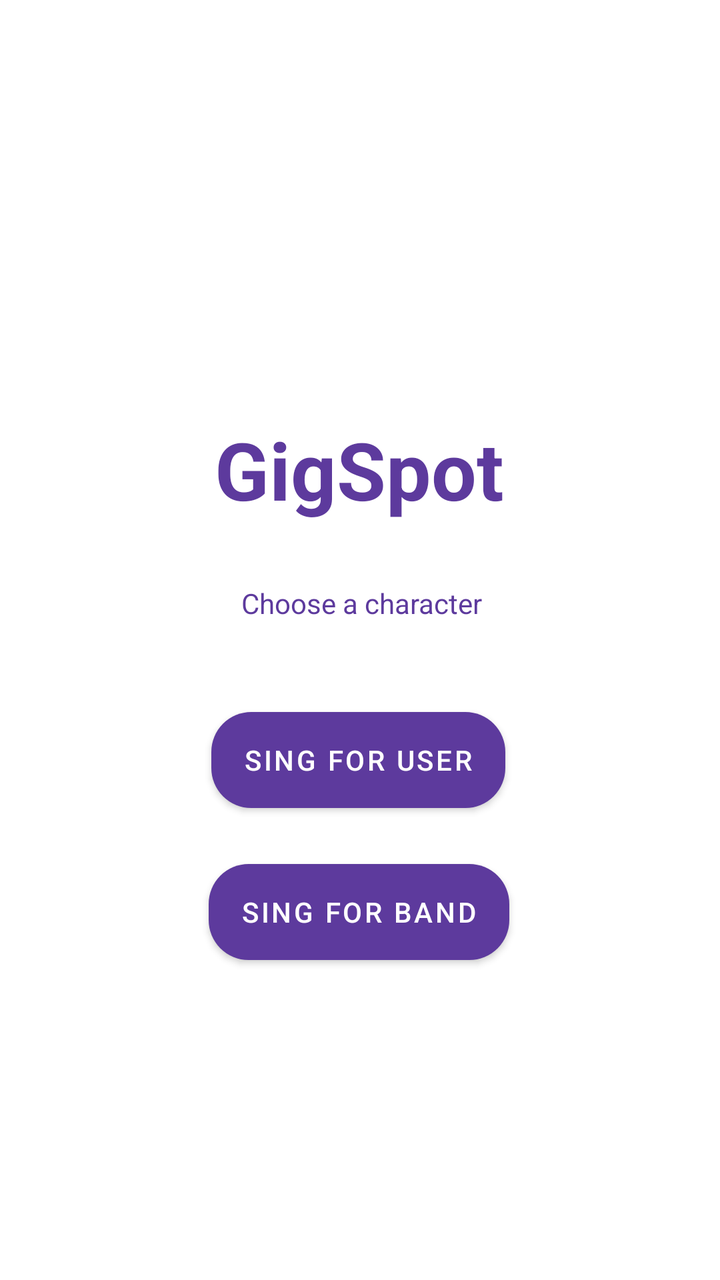
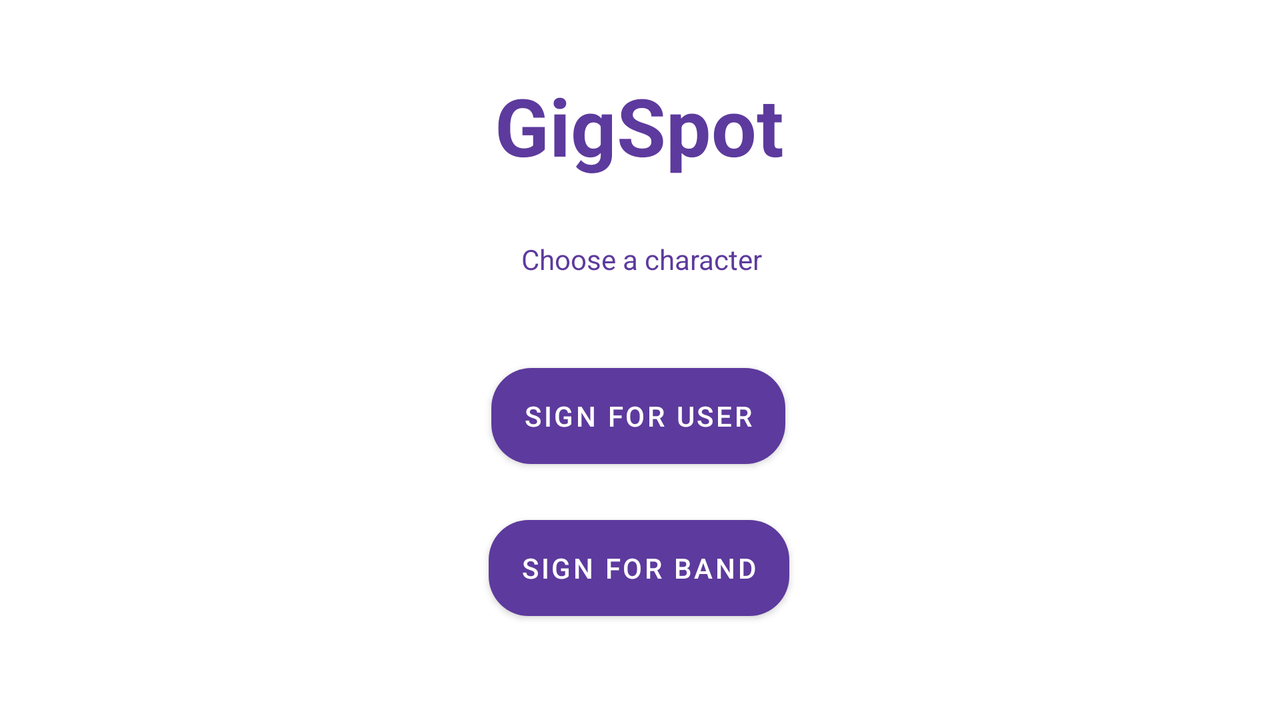

An Android layout and its configuration variant, each rendered on a device that would load it. The default file and the variant file are quoted in full after the pictures.
<!-- AndroidManifest.xml: application theme Theme.MyApplication -->
<!-- res/layout/activity_register_user_band.xml -->
<?xml version="1.0" encoding="utf-8"?>
<androidx.constraintlayout.widget.ConstraintLayout xmlns:android="http://schemas.android.com/apk/res/android"
    xmlns:app="http://schemas.android.com/apk/res-auto"
    xmlns:tools="http://schemas.android.com/tools"
    android:layout_width="match_parent"
    android:layout_height="match_parent"
    android:background="@color/white">

    <TextView
        android:id="@+id/gigspot"
        android:layout_width="170dp"
        android:layout_height="53dp"
        android:layout_alignParentStart="true"
        android:layout_alignParentTop="true"
        android:layout_marginStart="120dp"
        android:layout_marginTop="208dp"
        android:layout_marginEnd="121dp"
        android:gravity="center_horizontal|top"
        android:text="@string/gigspot"
        android:textAppearance="@style/gigspot"
        android:textSize="40sp"
        android:textStyle="bold"
        app:layout_constraintEnd_toEndOf="parent"
        app:layout_constraintStart_toStartOf="parent"
        app:layout_constraintTop_toTopOf="parent" />

    <TextView
        android:id="@+id/choose_a_ch"
        android:layout_width="194dp"
        android:layout_height="23dp"
        android:layout_alignParentStart="true"
        android:layout_alignParentTop="true"
        android:layout_marginStart="109dp"
        android:layout_marginTop="292dp"
        android:layout_marginEnd="108dp"
        android:gravity="center_horizontal|top"
        android:text="@string/choose_a_ch"
        android:textAppearance="@style/choose_a_ch"
        app:layout_constraintEnd_toEndOf="parent"
        app:layout_constraintStart_toStartOf="parent"
        app:layout_constraintTop_toTopOf="parent" />

    <Button
        android:id="@+id/button3"
        android:layout_width="wrap_content"
        android:layout_height="wrap_content"
        android:layout_marginStart="114dp"
        android:layout_marginTop="432dp"
        android:layout_marginEnd="115dp"
        android:background="@drawable/custom_for_buttons"
        android:drawableEnd="@drawable/check_icon"
        android:text="SING FOR BAND"
        android:textColor="@color/white"
        app:layout_constraintEnd_toEndOf="parent"
        app:layout_constraintStart_toStartOf="parent"
        app:layout_constraintTop_toTopOf="parent" />

    <Button
        android:id="@+id/button2"
        android:layout_width="wrap_content"
        android:layout_height="wrap_content"
        android:layout_marginStart="115dp"
        android:layout_marginTop="356dp"
        android:layout_marginEnd="117dp"
        android:background="@drawable/custom_for_buttons"
        android:drawableEnd="@drawable/check_icon"
        android:text="SING FOR USER"
        android:textColor="@color/white"
        app:layout_constraintEnd_toEndOf="parent"
        app:layout_constraintStart_toStartOf="parent"
        app:layout_constraintTop_toTopOf="parent" />

</androidx.constraintlayout.widget.ConstraintLayout>
<!-- resources referenced by this layout -->
<resources>
  <color name="white">#FFFFFFFF</color>
  <!-- drawable custom_for_buttons (drawable) -->
  <?xml version="1.0" encoding="utf-8"?>
  <selector xmlns:android="http://schemas.android.com/apk/res/android">
      <item android:state_enabled="true" android:state_focused="true">
          <shape android:shape="rectangle">
              <solid android:color="@color/white"/>
              <corners android:radius="20dp"/>
              <stroke android:color="@color/ColorSecundario"/>
          </shape>
      </item>
  
      <item android:state_enabled="true">
          <shape android:shape="rectangle">
              <solid android:color="@color/ColorPrincipal"/>
              <corners android:radius="20dp"/>
              <stroke android:color="@color/ColorPrincipal"/>
          </shape>
      </item>
  </selector>
  <string name="choose_a_ch">Choose a character</string>
  <string name="gigspot">GigSpot</string>
  <style name="choose_a_ch">
          <item name="android:textSize">14sp</item>
          <item name="android:textColor">#5D3A9D</item>
      </style>
  <style name="gigspot">
          <item name="android:textSize">36sp</item>
          <item name="android:textColor">#5D3A9D</item>
      </style>
  <style name="Theme.MyApplication" parent="Theme.MaterialComponents.DayNight.NoActionBar">
          
          <item name="colorPrimary">@color/ColorPrincipal</item>
          <item name="colorPrimaryVariant">@color/ColorSecundario</item>
          <item name="colorOnPrimary">@color/ColorPrincipal</item>
          
          <item name="colorSecondary">@color/ColorPrincipal</item>
          <item name="colorSecondaryVariant">@color/ColorSecundario</item>
          <item name="colorOnSecondary">@color/ColorPrincipal</item>
          
          <item name="android:statusBarColor">?attr/colorPrimaryVariant</item>
          
      </style>
  <color name="ColorSecundario">#401197</color>
  <color name="ColorPrincipal">#5d3a9d</color>
</resources>
<!-- res/layout-land/activity_register_user_band.xml (the author's variant of the layout above) -->
<!-- drawn on the phone turned sideways -->
<?xml version="1.0" encoding="utf-8"?>
<androidx.constraintlayout.widget.ConstraintLayout xmlns:android="http://schemas.android.com/apk/res/android"
    xmlns:app="http://schemas.android.com/apk/res-auto"
    android:layout_width="match_parent"
    android:layout_height="match_parent">

    <TextView
        android:id="@+id/gigspot"
        android:layout_width="170dp"
        android:layout_height="53dp"
        android:layout_alignParentStart="true"
        android:layout_alignParentTop="true"
        android:layout_marginStart="120dp"
        android:layout_marginTop="36dp"
        android:layout_marginEnd="121dp"
        android:gravity="center_horizontal|top"
        android:text="@string/gigspot"
        android:textAppearance="@style/gigspot"
        android:textSize="40sp"
        android:textStyle="bold"
        app:layout_constraintEnd_toEndOf="parent"
        app:layout_constraintStart_toStartOf="parent"
        app:layout_constraintTop_toTopOf="parent" />

    <Button
        android:id="@+id/button3"
        android:layout_width="wrap_content"
        android:layout_height="wrap_content"
        android:layout_marginStart="114dp"
        android:layout_marginTop="260dp"
        android:layout_marginEnd="115dp"
        android:background="@drawable/custom_for_buttons"
        android:drawableEnd="@drawable/check_icon"
        android:text="@string/registerBand"
        android:textColor="@color/white"
        app:layout_constraintEnd_toEndOf="parent"
        app:layout_constraintStart_toStartOf="parent"
        app:layout_constraintTop_toTopOf="parent" />

    <TextView
        android:id="@+id/choose_a_ch"
        android:layout_width="194dp"
        android:layout_height="23dp"
        android:layout_alignParentStart="true"
        android:layout_alignParentTop="true"
        android:layout_marginStart="109dp"
        android:layout_marginTop="120dp"
        android:layout_marginEnd="108dp"
        android:gravity="center_horizontal|top"
        android:text="@string/choose_a_ch"
        android:textAppearance="@style/choose_a_ch"
        app:layout_constraintEnd_toEndOf="parent"
        app:layout_constraintStart_toStartOf="parent"
        app:layout_constraintTop_toTopOf="parent" />

    <Button
        android:id="@+id/button2"
        android:layout_width="wrap_content"
        android:layout_height="wrap_content"
        android:layout_marginStart="115dp"
        android:layout_marginTop="184dp"
        android:layout_marginEnd="117dp"
        android:background="@drawable/custom_for_buttons"
        android:drawableEnd="@drawable/check_icon"
        android:text="@string/registerUser"
        android:textColor="@color/white"
        app:layout_constraintEnd_toEndOf="parent"
        app:layout_constraintStart_toStartOf="parent"
        app:layout_constraintTop_toTopOf="parent" />

</androidx.constraintlayout.widget.ConstraintLayout>
<!-- resources referenced by the variant -->
<!-- as the phone turned sideways resolves them -->
<resources>
  <color name="white">#FFFFFFFF</color>
  <!-- drawable custom_for_buttons (drawable) -->
  <?xml version="1.0" encoding="utf-8"?>
  <selector xmlns:android="http://schemas.android.com/apk/res/android">
      <item android:state_enabled="true" android:state_focused="true">
          <shape android:shape="rectangle">
              <solid android:color="@color/white"/>
              <corners android:radius="20dp"/>
              <stroke android:color="@color/ColorSecundario"/>
          </shape>
      </item>
  
      <item android:state_enabled="true">
          <shape android:shape="rectangle">
              <solid android:color="@color/ColorPrincipal"/>
              <corners android:radius="20dp"/>
              <stroke android:color="@color/ColorPrincipal"/>
          </shape>
      </item>
  </selector>
  <string name="choose_a_ch">Choose a character</string>
  <string name="gigspot">GigSpot</string>
  <string name="registerBand">SIGN FOR BAND</string>
  <string name="registerUser">SIGN FOR USER</string>
  <style name="choose_a_ch">
          <item name="android:textSize">14sp</item>
          <item name="android:textColor">#5D3A9D</item>
      </style>
  <style name="gigspot">
          <item name="android:textSize">36sp</item>
          <item name="android:textColor">#5D3A9D</item>
      </style>
  <style name="Theme.MyApplication" parent="Theme.MaterialComponents.DayNight.NoActionBar">
          
          <item name="colorPrimary">@color/ColorPrincipal</item>
          <item name="colorPrimaryVariant">@color/ColorSecundario</item>
          <item name="colorOnPrimary">@color/ColorPrincipal</item>
          
          <item name="colorSecondary">@color/ColorPrincipal</item>
          <item name="colorSecondaryVariant">@color/ColorSecundario</item>
          <item name="colorOnSecondary">@color/ColorPrincipal</item>
          
          <item name="android:statusBarColor">?attr/colorPrimaryVariant</item>
          
      </style>
  <color name="ColorSecundario">#401197</color>
  <color name="ColorPrincipal">#5d3a9d</color>
</resources>
